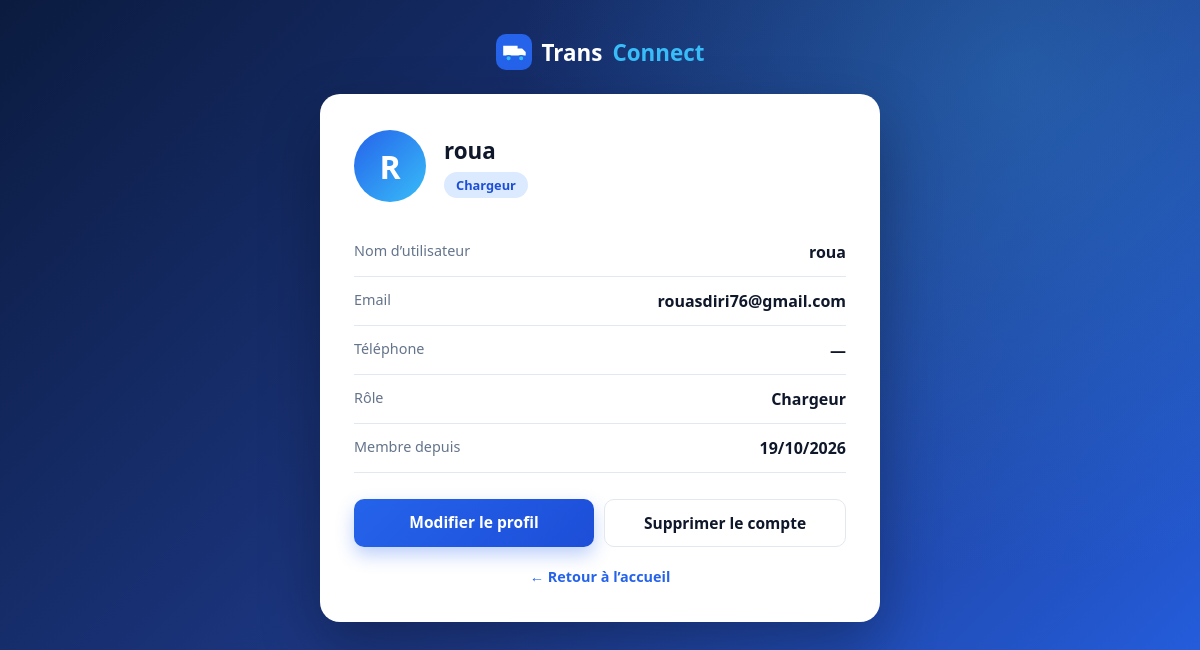
The app's page /accounts/profile/ (signed in) with its own data.
### EntreprisesApp/models.py (models this page shows, shortened)
class Utilisateur(AbstractUser):
    user_id = models.CharField(max_length=8, primary_key=True, editable=False, validators=[RegexValidator(regex=r'^AUser\d{2}$', message="Le id doit respecter le format.")])
    email = models.EmailField(unique=True, validators=[validate_email])
    telephone = models.CharField(max_length=15, null=True, blank=True)
    role = models.CharField(max_length=100, choices=[('chargeur', 'Chargeur'), ('transporteur', 'Transporteur'), ('administrateur', 'Administrateur')] , default='chargeur')
    created_at = models.DateTimeField(null=True, blank=True)
    updated_at = models.DateTimeField(auto_now=True)

class Profile(models.Model):
    class Role(models.TextChoices):
        CHARGEUR = 'chargeur', 'Chargeur'
        TRANSPORTEUR = 'transporteur', 'Transporteur'
    user = models.OneToOneField(settings.AUTH_USER_MODEL, on_delete=models.CASCADE, related_name='profile')
    role = models.CharField(max_length=20, choices=Role.choices, default=Role.CHARGEUR)
    telephone = models.CharField(max_length=20, blank=True)

### EntreprisesApp/account_views.py (the view)
# urls.py: path('accounts/profile/', acc.ProfileView.as_view(), name='profile'),
class ProfileView(LoginRequiredMixin, TemplateView):
    template_name = 'accounts/profile.html'
    def get_context_data(self, **kwargs):
        context = super().get_context_data(**kwargs)
        context['profile'] = get_profile(self.request.user)
        return context

### EntreprisesApp/account_views.py (called while the page is built)
def get_profile(user):
    profile, _ = Profile.objects.get_or_create(user=user)
    return profile

### templates/accounts/profile.html (shortened to what this page needs)
{% extends 'accounts/base_auth.html' %}
{% block content %}
  <div class="head">
    <div class="avatar">{{ user.get_username|slice:":1"|upper }}</div>
    <div>
      <h1>{% if user.get_full_name %}{{ user.get_full_name }}{% else %}{{ user.get_username }}{% endif %}</h1>
      <span class="role">{{ profile.get_role_display }}</span>
    </div>
  </div>
  <dl>
    <div class="row"><dt>Nom d’utilisateur</dt><dd>{{ user.get_username }}</dd></div>
    <div class="row"><dt>Email</dt><dd>{{ user.email|default:"—" }}</dd></div>
    <div class="row"><dt>Téléphone</dt><dd>{{ profile.telephone|default:"—" }}</dd></div>
    <div class="row"><dt>Rôle</dt><dd>{{ profile.get_role_display }}</dd></div>
    <div class="row"><dt>Membre depuis</dt><dd>{{ user.date_joined|date:"d/m/Y" }}</dd></div>
  </dl>
  <div class="actions">
    <a href="{% url 'profile_edit' %}" class="btn btn-primary">Modifier le profil</a>
    <a href="{% url 'profile_delete' %}" class="btn btn-outline">Supprimer le compte</a>
  </div>
  <div class="links"><a href="{% url 'home' %}">← Retour à l’accueil</a></div>
{% endblock %}

### templates/accounts/profile.html (style rules this page uses)
.head { display:flex; align-items:center; gap:18px; margin-bottom:26px; }
.avatar { width:72px; height:72px; border-radius:50%; display:grid; place-items:center; font-size:2rem; font-weight:700; color:#fff; background:linear-gradient(135deg,var(--primary),var(--sky)); }
.head h1 { margin:0; font-size:1.4rem; }
.role { display:inline-block; margin-top:6px; padding:4px 12px; border-radius:999px; background:#dbeafe; color:var(--primary-dark); font-size:.8rem; font-weight:700; }
dl { margin:0 0 26px; }
.row { display:flex; justify-content:space-between; gap:16px; padding:13px 0; border-bottom:1px solid var(--border); }
dt { color:var(--muted); font-size:.9rem; }
dd { margin:0; font-weight:600; text-align:right; }
.actions { display:flex; flex-wrap:wrap; gap:10px; }
.actions .btn { flex:1; min-width:140px; }

### records on screen
Utilisateur: get_username "R", get_username "roua", email "rouasdiri76@gmail.com", date_joined "19/10/2026"
Profile: role "Chargeur", telephone "—"
